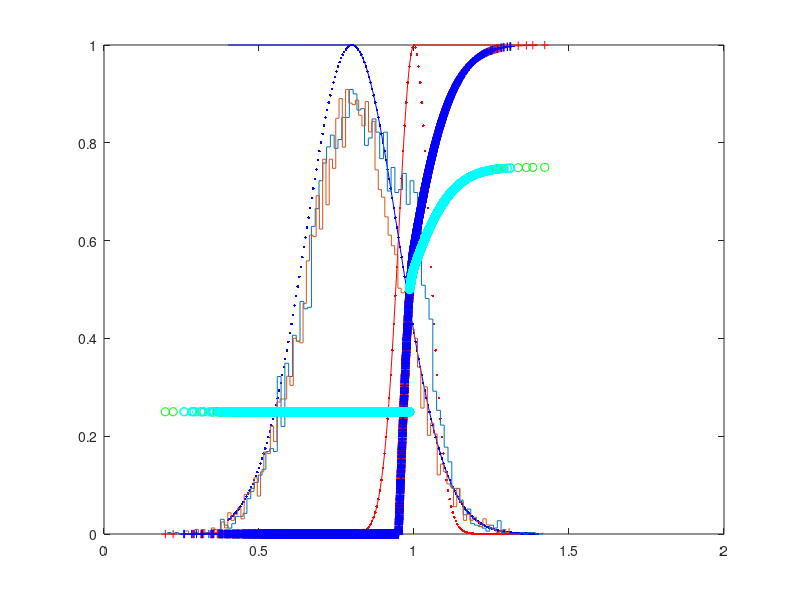

The MATLAB script that drew this image:
## -*- octave -*-

disp("START");

global x_hadr s_hadr x_gamm s_gamm

x_hadr=.8;
s_hadr=.15;
x_gamm=1.0;
s_gamm=.05;

function y=hadr(x)
  global x_hadr s_hadr
  y=zeros(size(x));
  for i=1:max(size(x));
    if (x(i)<x_hadr)
      y(i)=1;
    else
      y(i)=exp(-(x(i)-x_hadr).^2./(2*s_hadr^2));
    end
  end
endfunction

function y=gamm(x)
  global x_gamm s_gamm
  y=zeros(size(x));
  for i=1:max(size(x));
    if (x(i)>x_gamm)
      y(i)=1;
    else
      y(i)=exp(-(x(i)-x_gamm).^2./(2*s_gamm^2));
    end
  end
endfunction


shw=1;

fractions=0.1;
q=zeros(size(fractions));

npts=10000;

for k=1:max(size(fractions)),

  fr = fractions(k);
  x=(0.4:.005:1.4)';
  
  y1=gamm(x);
  y2=hadr(x);

  

  if (shw==1); 
    plot(x,y1,"r",x,y2,"b"); 
    hold
    plot(x,exp(-(x-x_gamm).^2./(2*s_gamm^2)),"r.",
	 x,exp(-(x-x_hadr).^2./(2*s_hadr^2)),"b."); 
    hold off
  end
  
  ##  fr=.3;
  ngamm=npts*fr;
  nhadr=npts-ngamm;
  
  ## hadrons
  clear rn
  rn=randn(nhadr,1)';
  xdat=x_hadr;
  sdat=s_hadr;
  d1=rn*sdat+xdat;
  
  ## gammas
  clear rn
  rn=randn(ngamm,1)';
  xdat=x_gamm;
  sdat=s_gamm;
  d2=rn*sdat+xdat;
  
  ## on
  don=[d1,d2];
  
  ## off
  clear rn
  rn=randn(npts,1)';
  xdat=x_hadr;
  sdat=s_hadr;
  doff=rn*sdat+xdat;
  
  [nnon,xxon]=hist(don,100);
  [nnoff,xxoff]=hist(doff,100);
  ##  maxx=1.1*max(max(nnon),max(nnoff));
  ##  nnon=nnon./maxx;
  ##  nnoff=nnoff./maxx;
  nnon=nnon./sum(nnon);
  nnoff=nnoff./sum(nnoff);
  nnon=nnon./(1.1*max(nnon));
  nnoff=nnoff./(1.1*max(nnoff));

  if (shw==1), 
    ngamm
    nhadr
    npts
    hold; 
    stairs(xxon,nnon); 
    stairs(xxoff,nnoff);
    hold off, 
  end
  
  ## do it with on
  
  ymu1=gamm(don);
  ymu2=1.-hadr(don);
  y=zeros(size(don));
  for i=1:max(size(y)); y(i)=max(0,ymu1(i)+ymu2(i)-1); end
  yon=y;
  
  ## do it with off
  
  ymu1=gamm(doff);
  ymu2=1.-hadr(doff);
  y=zeros(size(doff));
  for i=1:max(size(y)); y(i)=max(0,ymu1(i)+ymu2(i)-1); end
  yoff=y;
  
  
  if (shw==1), hold; plot(don,yon,"r+",doff,yoff,"b+"); hold off; end
  
  ndon=don; nyon=zeros(size(yon));
  ndoff=doff; nyoff=zeros(size(yoff));
  nokon=0; nokoff=0;
  
  for i=1:npts
    if ( yon(i) > 0.5 ),
      nyon(i)=yon(i);
      nokon=nokon+1;
    end
    if ( yoff(i) > 0.5 ),
      nyoff(i)=yoff(i);
      nokoff=nokoff+1;
    end
  end
  
  if (shw==1), 
    hold; plot(ndon,nyon/2+.25,"go",ndoff,nyoff/2+.25,"co"); hold off; 
  end
  
  q(k) = (nokon) / sqrt(nokon + nokoff);

  printf("%f : %f / SQRT( %f ) = %f \n", fr,
	 nokon, 
	 nokoff, 
	 q(k));
  
end
